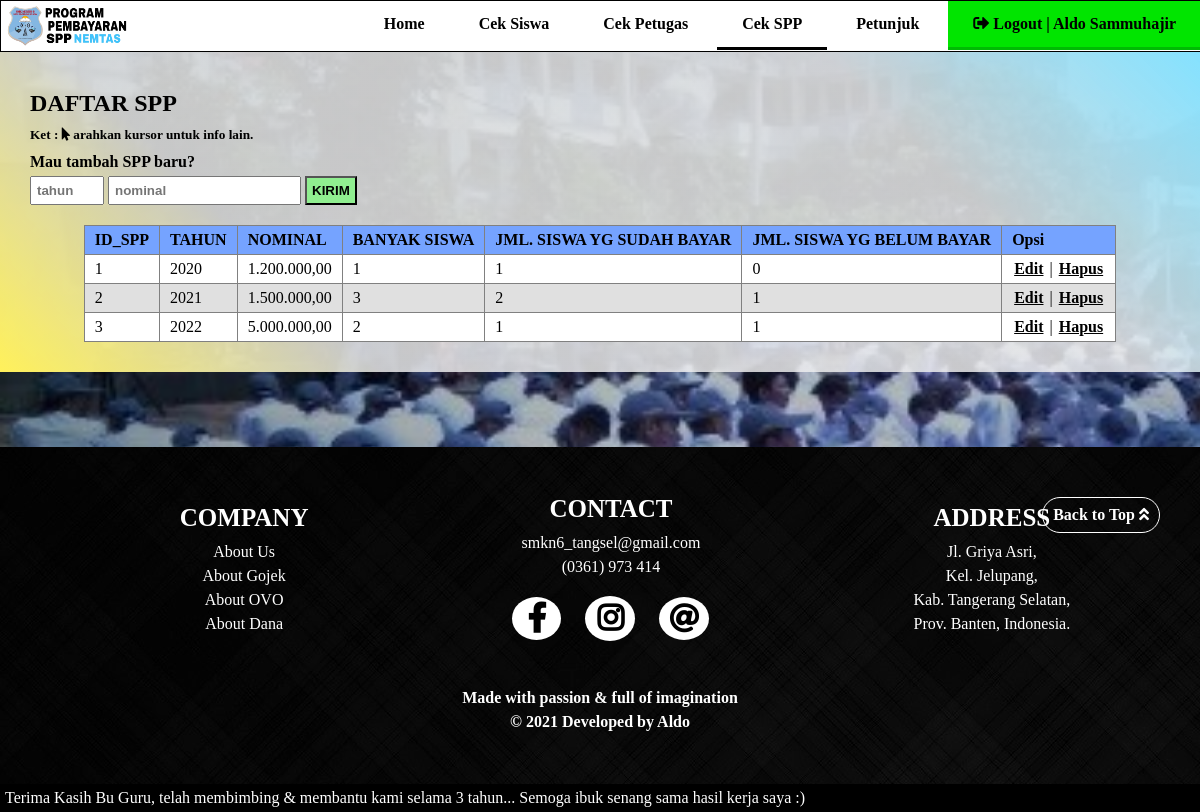
The page /petugas/info_spp.php (signed in) on the database its author committed.
### tables this page shows
CREATE TABLE `spp` (
  `id_spp` int(11) NOT NULL,
  `tahun` int(11) NOT NULL,
  `nominal` int(11) NOT NULL
);

### petugas/info_spp.php (the view, shortened to what this page needs)
<?php
include '../action/koneksi.php';
?>
<!DOCTYPE html>
<html>
<head>
	<link rel="stylesheet" type="text/css" href="../this.css">
	<link rel="stylesheet" type="text/css" href="this_petugas.css">
	<link rel="stylesheet" type="text/css" href="../font-awesome/css/fontawesome.css">
	<link rel="stylesheet" type="text/css" href="../font-awesome/css/brands.css">
	<link rel="stylesheet" type="text/css" href="../font-awesome/css/solid.css">
</head>
<body>
	<nav>
		<a href="index.php" title="Program Pembayaran SPP Nemtas"><img src="../img/logo_program.png"></a>
		<ul>
			<li><a href="petugas.php?kategori=bayarspp">Home</a></li>
			<li><a href="info_siswa.php">Cek Siswa</a></li>
			<?php
			if ($_SESSION['level'] == 'admin') {
			?>
				<li><a href="info_petugas.php">Cek Petugas</a></li>
			<?php
			}
			?>
			<li style="border-bottom: solid;"><a href="info_spp.php">Cek SPP</a></li>
			<li><a href="petunjuk_petugas.php">Petunjuk</a></li>
			<li style="background-color: #01E500FF; border-bottom: solid; border-color: #00BB04FF;"><a href="../action/logout_proses.php"><i class="fas fa-sign-out-alt"></i> Logout | <?php echo $_SESSION['nama_petugas']; ?></a></li>
		</ul>
	</nav>
	<div class="container5">
		<h2>DAFTAR SPP</h2>
		<h5>Ket : <i class="fas fa-mouse-pointer"></i> arahkan kursor untuk info lain. </h5>
		<?php
		if ($_SESSION['level'] == 'admin') {
		?>
			<h4>Mau tambah SPP baru?</h4>
			<form action="../action/tambah_spp_proses.php" method="post">
				<input style="width: 60px;" type="number" name="tahun" placeholder="tahun" required="" autocomplete="off">
				<input type="number" name="nominal" placeholder="nominal" required="" autocomplete="off">
				<input type="submit" value="KIRIM">
			</form>
		<?php
		}
		?>
		<table border="1">
			<tr style="background-color: #75A3FFFF; font-weight: bold;">
				<td>ID_SPP</td>
				<td>TAHUN</td>
				<td>NOMINAL</td>
				<td>BANYAK SISWA</td>
				<td>JML. SISWA YG SUDAH BAYAR</td>
				<td>JML. SISWA YG BELUM BAYAR</td>
				<?php
				if ($_SESSION['level'] == 'admin') {
				?>
					<td>Opsi</td>
				<?php
				}
				?>
			</tr>
			<?php
			if (isset($_GET['info'])) {
				$id_spp = $_GET['info'];
				$select1 = mysqli_query($connect, "SELECT * FROM spp WHERE id_spp='$id_spp'");
			} else {
				$select1 = mysqli_query($connect, "SELECT * FROM spp");
			}
			while ($data1 = mysqli_fetch_array($select1)) {
				$nominal1 = $data1['nominal'];
				$spp = number_format($nominal1, 2, ',', '.');
				$select2 = mysqli_query($connect, "SELECT * FROM siswa WHERE id_spp='$data1[id_spp]'");
				$hasil1 = mysqli_num_rows($select2);
				$select3 = mysqli_query($connect, "SELECT * FROM pembayaran WHERE id_spp='$data1[id_spp]'");
				$hasil2 = mysqli_num_rows($select3);
				$hasil3 = $hasil1 - $hasil2;
			?>
				<tr>
					<td><?= $data1['id_spp']; ?></td>
					<td><?= $data1['tahun']; ?></td>
					<td><?= $spp; ?></td>
					<td><?= $hasil1; ?></td>
					<td><?= $hasil2; ?></td>
					<td><?= $hasil3; ?></td>
					<?php
					if ($_SESSION['level'] == 'admin') {
					?>
						<td><a class="konfirmasi" href="edit_spp.php?info=<?= $data1['id_spp']; ?>">Edit</a> | <a class="batal" href="../action/hapus_spp_proses.php?info=<?= $data1['id_spp']; ?>">Hapus</a></td>
					<?php
					}
					?>
				</tr>
			<?php
			}
			?>
		</table>
	</div>
	<?php
	include '../footer.php';
	?>
</body>
</html>

### this.css (style rules this page uses)
* { margin: 0; padding: 0; text-decoration: none; scroll-behavior: smooth; }
body { background-image: url("img/gedung_smk_blur.jpg"); background-attachment: fixed; background-repeat: no-repeat; background-size: cover; }
nav { position: fixed; top: 0; background-color: white; width: 100%; font-family: Tahoma; border: solid 1px; height: 50px; overflow: hidden; z-index: 99; }
nav img { float: left; height: 50px; }
nav ul { float: right; }
nav ul li { position: relative; display: inline-block; }
nav ul li a { display: block; padding: 14px 25px; color: black; font-weight: bold; transition: 0.5s; }
nav ul li a i { transition: 0.5s; }

### petugas/this_petugas.css (style rules this page uses)
.container5 { margin-top: 50px; background: linear-gradient(45deg, #FFF15BFF, #EFEFEFD4, #EFEFEFD4, #EFEFEFD4, #84E2FFFF); padding: 30px; }
.container5 h2 { margin-top: 10px; font-family: Tahoma; }
.container5 h5 { margin-top: 10px; }
.container5 h4 { margin-top: 10px; }
.container5 table { margin: auto; margin-top: 20px; border-collapse: collapse; }
.container5 table tr:nth-child(odd) { background-color: #E0E0E0FF; }
.container5 table tr:nth-child(even) { background-color: white; }
.container5 table tr td { padding: 5px 10px; }
.container5 table tr td a { padding: 2px; border-radius: 2px; color: black; font-weight: bold; text-decoration: underline; }
.container5 form { margin-top: 5px; }
.container5 form input { padding: 5px; font-weight: bold; }
.container5 form input[type="submit"] { background-color: lightgreen; cursor: pointer; transition: 0.2s; }

### rows shown on the page
spp: id_spp "1", tahun "2020", nominal "1.200.000,00", hasil1 "1", hasil2 "1", hasil3 "0"
spp: id_spp "2", tahun "2021", nominal "1.500.000,00", hasil1 "3", hasil2 "2", hasil3 "1"
spp: id_spp "3", tahun "2022", nominal "5.000.000,00", hasil1 "2", hasil2 "1", hasil3 "1"

### other values the page prints
$_SESSION['nama_petugas'] "Aldo Sammuhajir"
